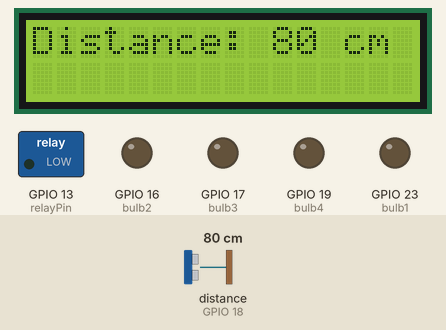
This sketch was run on a simulated ESP32. On the bench: 16×2 character LCD, switched loads named in the sketch (green lamp = pin HIGH), output pins drawn as LEDs (lit = HIGH). Dashed ring = blinking. The test bench sets the inputs (shaded band); at power-on: distance to the obstacle (sensor on GPIO 18) 80 cm. What the sketch prints to the serial monitor is not drawn.

Above: at 1.2 s.
1.3 s: distance to the obstacle (sensor on GPIO 18) set to 2 cm
At 2.4 s:
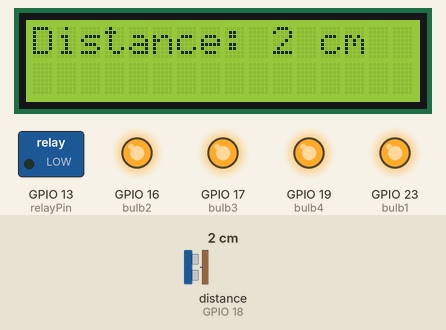
6.4 s: distance to the obstacle (sensor on GPIO 18) set to 4 cm
At 7.9 s:
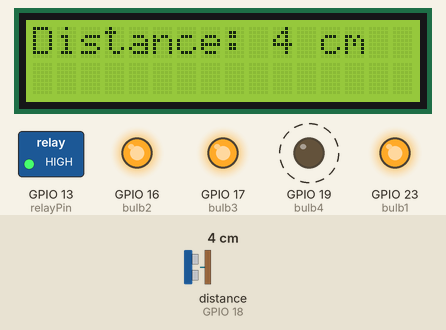
11.5 s: distance to the obstacle (sensor on GPIO 18) set to 2 cm
At 12.5 s:
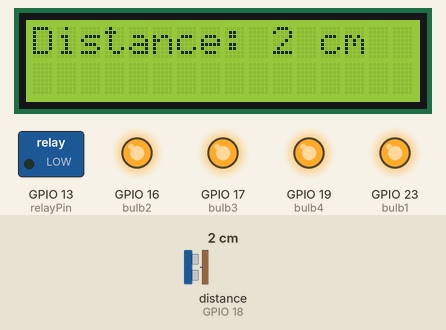
16.6 s: distance to the obstacle (sensor on GPIO 18) set to 18 cm
At 17.8 s:
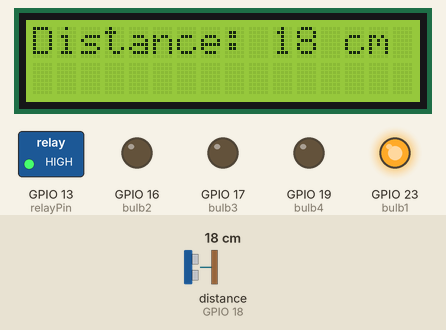
18.7 s: distance to the obstacle (sensor on GPIO 18) set to 12 cm
At 20.3 s:
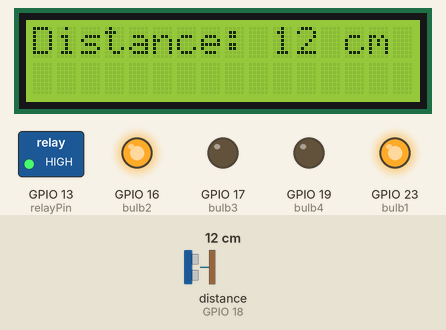
21.1 s: distance to the obstacle (sensor on GPIO 18) set to 2 cm
At 22.1 s:
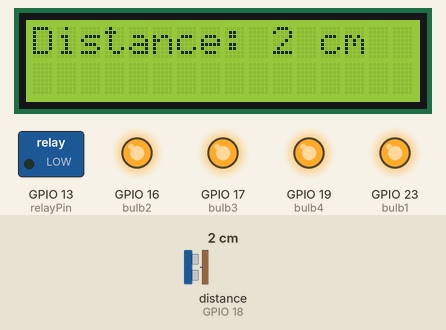
Timing chart, 0 to 24.1 s (numbered marks = the images above; inputs shaded):
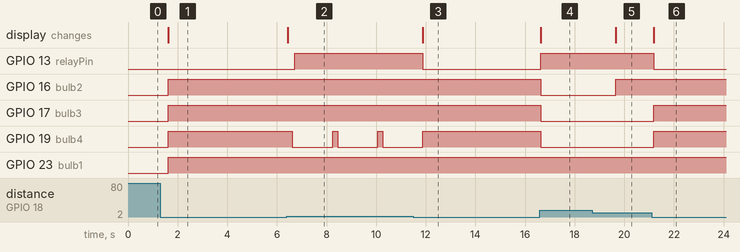

The sketch:

automated_water_monitor_system.ino
```cpp
#include <Wire.h>
#include <LiquidCrystal_I2C.h>
#include <Ultrasonic.h>


LiquidCrystal_I2C lcd(0x27, 16, 2);
Ultrasonic ultrasonic(5, 18);


const int bulb1 = 23;
const int bulb2 = 16;
const int bulb3 = 17;
const int bulb4 = 19;
const int relayPin = 13;

void setup() {
  Wire.begin(22, 21);
  Serial.begin(9600);

  lcd.begin();
  lcd.backlight();
  lcd.setCursor(0, 0);
  lcd.print("thrixxy tech");


  pinMode(bulb1, OUTPUT);
  pinMode(bulb2, OUTPUT);
  pinMode(bulb3, OUTPUT);
  pinMode(bulb4, OUTPUT);
  pinMode(relayPin, OUTPUT);
}

void loop() {
  long distance = ultrasonic.read();
  Serial.print("Distance: ");
  Serial.print(distance);
  Serial.println(" cm");

  lcd.clear();
  lcd.setCursor(0, 0);
  lcd.print("Distance: ");
  lcd.print(distance);
  lcd.print(" cm");


  if (distance > 15 && distance <= 20) {
    digitalWrite(bulb1, HIGH);
    digitalWrite(bulb2, LOW);
    digitalWrite(bulb3, LOW);
    digitalWrite(bulb4, LOW);
    digitalWrite(relayPin, HIGH);
  } else if (distance > 10 && distance <= 15) {
    digitalWrite(bulb1, HIGH);
    digitalWrite(bulb2, HIGH);
    digitalWrite(bulb3, LOW);
    digitalWrite(bulb4, LOW);
    digitalWrite(relayPin, HIGH);
  } else if (distance > 5 && distance <= 10) {
    digitalWrite(bulb1, HIGH);
    digitalWrite(bulb2, HIGH);
    digitalWrite(bulb3, HIGH);
    digitalWrite(bulb4, LOW);
    digitalWrite(relayPin, HIGH);
  } else if (distance > 3 && distance <= 5) {
    digitalWrite(bulb1, HIGH);
    digitalWrite(bulb2, HIGH);
    digitalWrite(bulb3, HIGH);
    digitalWrite(bulb4, HIGH);
    delay(200);
    digitalWrite(bulb4, LOW);
    delay(100);
    digitalWrite(relayPin, HIGH);

  } else if (distance <= 3 && distance > 0) {
    digitalWrite(bulb1, HIGH);
    digitalWrite(bulb2, HIGH);
    digitalWrite(bulb3, HIGH);
    digitalWrite(bulb4, HIGH);
    digitalWrite(relayPin, LOW);
  } else {
    digitalWrite(bulb1, LOW);
    digitalWrite(bulb2, LOW);
    digitalWrite(bulb3, LOW);
    digitalWrite(bulb4, LOW);
    digitalWrite(relayPin, LOW);
  }

  if (!(distance <= 3 && distance > 0)) {
    delay(1500);
  }
}
```

Measured:
- the behaviour switches between 4 and 3 cm on distance to the obstacle (sensor on GPIO 18) (found by bisection; images 2 and 3)
- after the input at 1.3 s, GPIO 16 (bulb2), GPIO 17 (bulb3), GPIO 19 (bulb4), GPIO 23 (bulb1): LOW → HIGH after 0.32 s; the display: changes after 0.32 s (image 1)
- after the input at 6.4 s, GPIO 13 (relayPin): LOW → HIGH after 0.33 s; GPIO 19 (bulb4): alternates HIGH for 0.20 s and LOW for 1.6 s, starting after 0.23 s; the display: changes at once (image 2)
- after the input at 11.5 s, GPIO 13 (relayPin): HIGH → LOW after 0.38 s; GPIO 19 (bulb4): goes on until 11.9 s, then stays HIGH; the display: changes after 0.38 s (image 3)
- after the input at 16.6 s, GPIO 13 (relayPin): LOW → HIGH at once; GPIO 16 (bulb2), GPIO 17 (bulb3), GPIO 19 (bulb4): HIGH → LOW at once; the display: changes at once (image 4)
- after the input at 18.7 s, GPIO 16 (bulb2): LOW → HIGH after 0.96 s; the display: changes after 0.96 s (image 5)
- after the input at 21.1 s, GPIO 13 (relayPin): HIGH → LOW after 0.08 s; GPIO 17 (bulb3), GPIO 19 (bulb4): LOW → HIGH after 0.08 s; the display: changes after 0.08 s (image 6)
